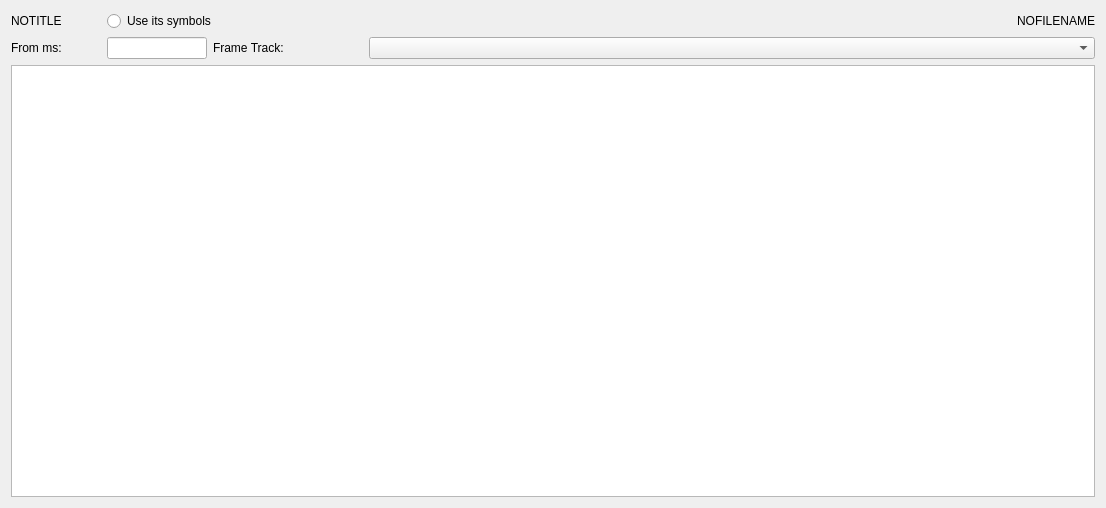
<?xml version="1.0" encoding="UTF-8"?>
<ui version="4.0">
 <class>SamplingWithFrameTrackInputWidget</class>
 <widget class="QWidget" name="SamplingWithFrameTrackInputWidget">
  <property name="geometry">
   <rect>
    <x>0</x>
    <y>0</y>
    <width>1106</width>
    <height>508</height>
   </rect>
  </property>
  <property name="windowTitle">
   <string>Form</string>
  </property>
  <layout class="QVBoxLayout" name="verticalLayout">
   <item>
    <layout class="QHBoxLayout" name="names_layout_">
     <item>
      <widget class="QLabel" name="title_">
       <property name="minimumSize">
        <size>
         <width>90</width>
         <height>0</height>
        </size>
       </property>
       <property name="maximumSize">
        <size>
         <width>90</width>
         <height>16777215</height>
        </size>
       </property>
       <property name="text">
        <string>NOTITLE</string>
       </property>
      </widget>
     </item>
     <item>
      <widget class="QRadioButton" name="use_its_symbols_">
       <property name="text">
        <string>Use its symbols</string>
       </property>
      </widget>
     </item>
     <item>
      <widget class="QLabel" name="file_name_">
       <property name="text">
        <string>NOFILENAME</string>
       </property>
       <property name="alignment">
        <set>Qt::AlignRight|Qt::AlignTrailing|Qt::AlignVCenter</set>
       </property>
      </widget>
     </item>
    </layout>
   </item>
   <item>
    <layout class="QHBoxLayout" name="header_layout_">
     <item>
      <widget class="QLabel" name="from_ms_label_">
       <property name="maximumSize">
        <size>
         <width>90</width>
         <height>16777215</height>
        </size>
       </property>
       <property name="text">
        <string>From ms:</string>
       </property>
      </widget>
     </item>
     <item>
      <widget class="QLineEdit" name="start_ms_">
       <property name="minimumSize">
        <size>
         <width>100</width>
         <height>0</height>
        </size>
       </property>
       <property name="maximumSize">
        <size>
         <width>100</width>
         <height>16777215</height>
        </size>
       </property>
      </widget>
     </item>
     <item>
      <widget class="QLabel" name="frame_track_label_">
       <property name="maximumSize">
        <size>
         <width>150</width>
         <height>16777215</height>
        </size>
       </property>
       <property name="text">
        <string>Frame Track:</string>
       </property>
      </widget>
     </item>
     <item>
      <widget class="QComboBox" name="frame_track_list_">
       <property name="minimumSize">
        <size>
         <width>150</width>
         <height>0</height>
        </size>
       </property>
      </widget>
     </item>
    </layout>
   </item>
   <item>
    <widget class="QListWidget" name="thread_list_"/>
   </item>
  </layout>
 </widget>
 <resources/>
 <connections/>
</ui>
